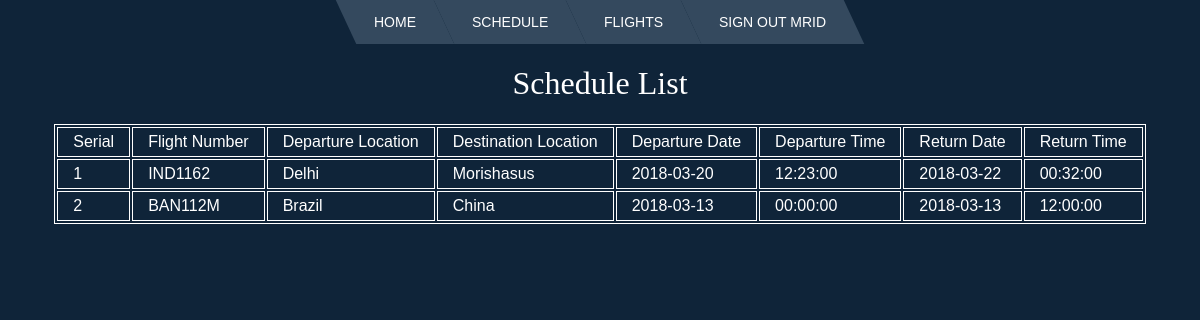
Screenshot of /showscheduleUser.php (signed in) with the database file from the repository.
### tables this page shows
CREATE TABLE `schedule` (
  `id` int(11) NOT NULL,
  `planeName` varchar(255) NOT NULL,
  `fromLoc` int(11) NOT NULL,
  `toLoc` int(11) NOT NULL,
  `depDate` date NOT NULL,
  `depTime` time NOT NULL,
  `retDate` date NOT NULL,
  `retTime` time NOT NULL,
  `seat` int(11) NOT NULL
);

CREATE TABLE `location` (
  `id` int(11) NOT NULL,
  `Name` varchar(255) NOT NULL
);

CREATE TABLE `retlocation` (
  `id` int(11) NOT NULL,
  `Name` varchar(255) NOT NULL
);

### showscheduleUser.php (the view, shortened to what this page needs)
<!DOCTYPE html>
<html>
<head>
	<link href="//db.onlinewebfonts.com/c/a4e256ed67403c6ad5d43937ed48a77b?family=Core+Sans+N+W01+35+Light" rel="stylesheet" type="text/css"/>
<link rel="stylesheet" href="css/form.css" type="text/css">
</head>
	<?php include 'header/userheader.php'; ?>
	<center>
		<h1>Schedule List</h1>
		<table>
			<tr>
				<td>
					<label>Serial</label>
				</td>
				<td>
					<label>Flight Number</label>
				</td>
				<td>
					<label>Departure Location</label>
				</td>
				<td>
					<label>Destination Location</label>
				</td>
				<td>
					<label>Departure Date</label>
				</td>
				<td>
					<label>Departure Time</label>
				</td>
				<td>
					<label>Return Date</label>
				</td>
				<td>
					<label>Return Time</label>
				</td>
			</tr>
			<?php
                    $sql="SELECT `schedule`.`fromLoc`, `schedule`.`toLoc`,`schedule`.`planeName`, `location`.`Name` as `loc`, `schedule`.`depDate` , `retlocation`.`Name` as `retloc`, `schedule`.`retDate`, `schedule`.`retTime`, `schedule`.`depTime` FROM `sas`.`schedule` INNER JOIN `location` ON `schedule`.`fromLoc` = `location`.`id` INNER JOIN `retlocation` ON `schedule`.`toLoc` = `retlocation`.`id`";
                    $result=  mysqli_query($conn, $sql);
                    $sl = 1;
                    if(mysqli_num_rows($result)){
                        while ($row=mysqli_fetch_assoc($result)){
                ?>
                <tr>
                	<td>
                        <?php echo $sl++;?>
                    </td>
                    <td>
                        <?php echo $row['planeName'];?>
                    </td>
                    <td>
                        <?php echo $row['loc'];?>
                    </td>
                    <td>
                        <?php echo $row['retloc'];?>
                    </td>
                    <td>
                        <?php echo $row['depDate'];?>
                    </td>
                    <td>
                        <?php echo $row['depTime'];?>
                    </td>
                    <td>
                        <?php echo $row['retDate'];?>
                    </td>
                    <td>
                        <?php echo $row['retTime'];?>
                    </td>
                </tr>
                <?php
                        }
                    }
                ?>
		</table>
	</center>
<body>
</body>
</html>

### css/form.css (style rules this page uses)
* { margin:0; padding:0; }
h1 { font-size: 2em; font-family: "Core Sans N W01 35 Light"; font-weight: normal; margin: .67em 0; display: block; }
body { color: #fff; background-color:#f0f0f0; font-family:helvetica; background:url('http://clevertechie.com/img/bnet-bg.jpg') #0f2439 no-repeat center top; }

### showscheduleUser.php (style rules this page uses)
table { border: 1px solid white; }
tr { border: 1px solid white; }
td { border: 1px solid white; padding-top: 5px; padding-bottom: 5px; padding-left: 15px; padding-right: 15px; }

### rows the page displays
schedule: planeName "IND1162", fromLoc.Name "Delhi", toLoc.Name "Morishasus", depDate "2018-03-20", depTime "12:23:00", retDate "2018-03-22", retTime "00:32:00"
schedule: planeName "BAN112M", fromLoc.Name "Brazil", toLoc.Name "China", depDate "2018-03-13", depTime "00:00:00", retDate "2018-03-13", retTime "12:00:00"

### other values shown
$_SESSION['username'] "MRID"
